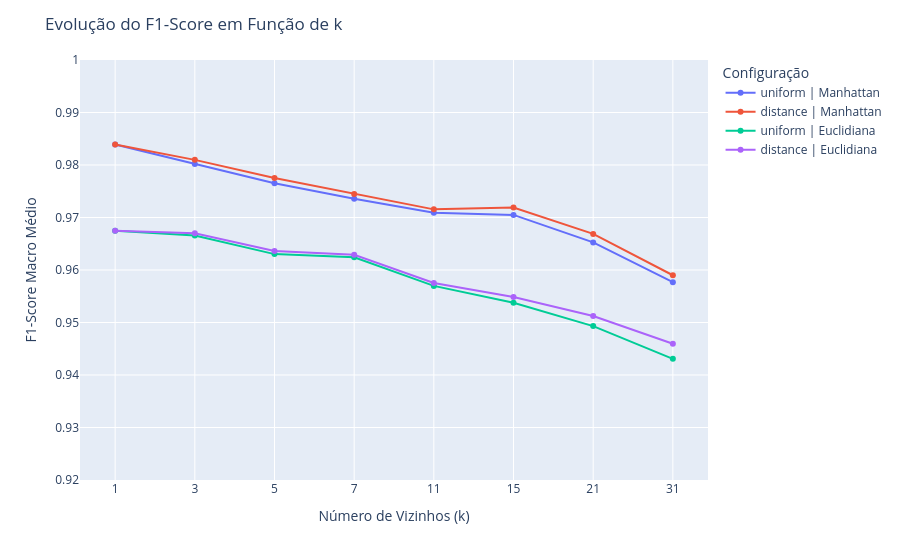

Source (notebook cell):
### Code cell
fig_lines = knn.plot_knn_grid_lines(cv_results_knn, range_y=[0.92, 1])
fig_lines.show()

### Figure 1 — Plotly figure (JSON) as saved in the notebook; plotly's stock layout.template omitted (floating-point values rounded to 4 significant figures)
{"data": [{"hovertemplate": "Configuração=uniform | Manhattan<br>Número de Vizinhos (k)=%{x}<br>F1-Score Macro Médio=%{y}<extra></extra>", "legendgroup": "uniform | Manhattan", "line": {"color": "#636efa", "dash": "solid"}, "marker": {"symbol": "circle"}, "mode": "lines+markers", "name": "uniform | Manhattan", "orientation": "v", "showlegend": true, "type": "scatter", "x": [1, 3, 5, 7, 11, 15, 21, 31], "xaxis": "x", "y": [0.9839, 0.9802, 0.9765, 0.9736, 0.9709, 0.9705, 0.9653, 0.9577], "yaxis": "y"}, {"hovertemplate": "Configuração=distance | Manhattan<br>Número de Vizinhos (k)=%{x}<br>F1-Score Macro Médio=%{y}<extra></extra>", "legendgroup": "distance | Manhattan", "line": {"color": "#EF553B", "dash": "solid"}, "marker": {"symbol": "circle"}, "mode": "lines+markers", "name": "distance | Manhattan", "orientation": "v", "showlegend": true, "type": "scatter", "x": [1, 3, 5, 7, 11, 15, 21, 31], "xaxis": "x", "y": [0.9839, 0.981, 0.9775, 0.9745, 0.9716, 0.9719, 0.9669, 0.959], "yaxis": "y"}, {"hovertemplate": "Configuração=uniform | Euclidiana<br>Número de Vizinhos (k)=%{x}<br>F1-Score Macro Médio=%{y}<extra></extra>", "legendgroup": "uniform | Euclidiana", "line": {"color": "#00cc96", "dash": "solid"}, "marker": {"symbol": "circle"}, "mode": "lines+markers", "name": "uniform | Euclidiana", "orientation": "v", "showlegend": true, "type": "scatter", "x": [1, 3, 5, 7, 11, 15, 21, 31], "xaxis": "x", "y": [0.9675, 0.9666, 0.963, 0.9624, 0.957, 0.9538, 0.9493, 0.9431], "yaxis": "y"}, {"hovertemplate": "Configuração=distance | Euclidiana<br>Número de Vizinhos (k)=%{x}<br>F1-Score Macro Médio=%{y}<extra></extra>", "legendgroup": "distance | Euclidiana", "line": {"color": "#ab63fa", "dash": "solid"}, "marker": {"symbol": "circle"}, "mode": "lines+markers", "name": "distance | Euclidiana", "orientation": "v", "showlegend": true, "type": "scatter", "x": [1, 3, 5, 7, 11, 15, 21, 31], "xaxis": "x", "y": [0.9675, 0.967, 0.9636, 0.9629, 0.9575, 0.9548, 0.9512, 0.9459], "yaxis": "y"}], "layout": {"hovermode": "x unified", "legend": {"title": {"text": "Configuração"}, "tracegroupgap": 0}, "margin": {"t": 60}, "title": {"text": "Evolução do F1-Score em Função de k"}, "xaxis": {"anchor": "y", "domain": [0, 1], "title": {"text": "Número de Vizinhos (k)"}, "type": "category"}, "yaxis": {"anchor": "x", "domain": [0, 1], "range": [0.92, 1], "title": {"text": "F1-Score Macro Médio"}}}}
